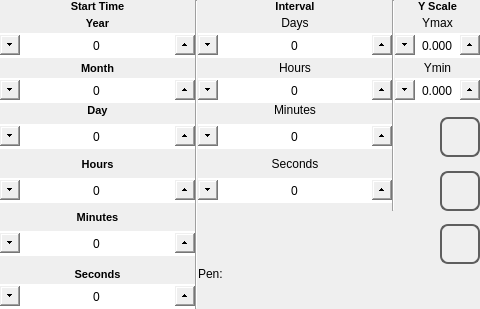
<?xml version="1.0" encoding="UTF-8"?>
<ui version="4.0">
 <class>trend_range</class>
 <widget class="QWidget" name="trend_range">
  <property name="geometry">
   <rect>
    <x>0</x>
    <y>0</y>
    <width>480</width><height>272</height>
   </rect>
  </property>
  <property name="minimumSize">
   <size>
    <width>0</width>
    <height>0</height>
   </size>
  </property>
  <property name="maximumSize">
   <size>
    <width>16777215</width>
    <height>16777215</height>
   </size>
  </property>
  <property name="windowTitle">
   <string>trend_range</string>
  </property>
  <property name="styleSheet">
   <string notr="true"> QLabel#labelPen {
	font: 1000 12pt &quot;Ubuntu&quot;;
 }

 QLabel {
	font: 1000  8pt &quot;Ubuntu&quot;;
 }

 QSpinBox {
	font: 1000 14pt &quot;Ubuntu&quot;;
 }

 QSpinBox::up-button {
     subcontrol-origin: border;
     subcontrol-position: right center;
     height: 20px;
     width: 20px;
 }

 QSpinBox::up-arrow {
	image: url(:/systemicons/img/Forward.png);
     width: 10px;
     height: 10px;
 }

 QSpinBox::down-button {
     subcontrol-origin: border;
     subcontrol-position: left center;
     height: 20px;
     width: 20px;
}

 QSpinBox::down-arrow {
 	image: url(:/systemicons/img/Back.png);
     width: 10px;
     height:10px;
 }

 QDoubleSpinBox {
	font: 1000 12pt &quot;Ubuntu&quot;;
 }

 QDoubleSpinBox::up-button {
     subcontrol-origin: border;
     subcontrol-position: right center;
     height: 20px;
     width: 20px;
 }

 QDoubleSpinBox::up-arrow {
	image: url(:/systemicons/img/Forward.png);
     width: 10px;
     height: 10px;
 }

 QDoubleSpinBox::down-button {
     subcontrol-origin: border;
     subcontrol-position: left center;
     height: 20px;
     width: 20px;
}

 QDoubleSpinBox::down-arrow {
 	image: url(:/systemicons/img/Back.png);
     width: 10px;
     height: 10px;
 }
</string>
  </property>
  <layout class="QHBoxLayout" name="horizontalLayout">
   <property name="spacing">
    <number>0</number>
   </property>
   <property name="margin">
    <number>0</number>
   </property>
   <item>
    <layout class="QGridLayout" name="gridLayout">
     <property name="spacing">
      <number>0</number>
     </property>
     <item row="1" column="4">
      <widget class="QLabel" name="labelYmax">
       <property name="minimumSize">
        <size>
         <width>0</width>
         <height>20</height>
        </size>
       </property>
       <property name="maximumSize">
        <size>
         <width>16777215</width>
         <height>20</height>
        </size>
       </property>
       <property name="focusPolicy">
        <enum>Qt::NoFocus</enum>
       </property>
       <property name="text">
        <string>Ymax</string>
       </property>
       <property name="alignment">
        <set>Qt::AlignCenter</set>
       </property>
      </widget>
     </item>
     <item row="3" column="4">
      <widget class="QLabel" name="labelYmin">
       <property name="minimumSize">
        <size>
         <width>0</width>
         <height>20</height>
        </size>
       </property>
       <property name="maximumSize">
        <size>
         <width>16777215</width>
         <height>20</height>
        </size>
       </property>
       <property name="focusPolicy">
        <enum>Qt::NoFocus</enum>
       </property>
       <property name="text">
        <string>Ymin</string>
       </property>
       <property name="alignment">
        <set>Qt::AlignCenter</set>
       </property>
      </widget>
     </item>
     <item row="4" column="4">
      <widget class="QDoubleSpinBox" name="doubleSpinBoxYmin">
       <property name="minimumSize">
        <size>
         <width>0</width>
         <height>25</height>
        </size>
       </property>
       <property name="maximumSize">
        <size>
         <width>16777215</width>
         <height>25</height>
        </size>
       </property>
       <property name="focusPolicy">
        <enum>Qt::NoFocus</enum>
       </property>
       <property name="alignment">
        <set>Qt::AlignCenter</set>
       </property>
       <property name="decimals">
        <number>3</number>
       </property>
       <property name="minimum">
        <double>-9999.989999999999782</double>
       </property>
       <property name="maximum">
        <double>9999.989999999999782</double>
       </property>
       <property name="singleStep">
        <double>0.100000000000000</double>
       </property>
      </widget>
     </item>
     <item row="0" column="4">
      <widget class="QLabel" name="label">
       <property name="font">
        <font>
         <family>Ubuntu</family>
         <pointsize>8</pointsize>
         <weight>99</weight>
         <italic>false</italic>
         <bold>true</bold>
        </font>
       </property>
       <property name="text">
        <string>Y Scale</string>
       </property>
       <property name="alignment">
        <set>Qt::AlignCenter</set>
       </property>
      </widget>
     </item>
     <item row="9" column="2">
      <widget class="QSpinBox" name="spinBoxSeconds">
       <property name="sizePolicy">
        <sizepolicy hsizetype="Expanding" vsizetype="Fixed">
         <horstretch>0</horstretch>
         <verstretch>0</verstretch>
        </sizepolicy>
       </property>
       <property name="minimumSize">
        <size>
         <width>0</width>
         <height>25</height>
        </size>
       </property>
       <property name="maximumSize">
        <size>
         <width>16777215</width>
         <height>25</height>
        </size>
       </property>
       <property name="focusPolicy">
        <enum>Qt::NoFocus</enum>
       </property>
       <property name="wrapping">
        <bool>true</bool>
       </property>
       <property name="alignment">
        <set>Qt::AlignCenter</set>
       </property>
       <property name="maximum">
        <number>59</number>
       </property>
      </widget>
     </item>
     <item row="8" column="2">
      <widget class="QLabel" name="labelSeconds">
       <property name="sizePolicy">
        <sizepolicy hsizetype="Expanding" vsizetype="Preferred">
         <horstretch>0</horstretch>
         <verstretch>0</verstretch>
        </sizepolicy>
       </property>
       <property name="focusPolicy">
        <enum>Qt::NoFocus</enum>
       </property>
       <property name="text">
        <string>Seconds</string>
       </property>
       <property name="alignment">
        <set>Qt::AlignCenter</set>
       </property>
      </widget>
     </item>
     <item row="6" column="2">
      <widget class="QSpinBox" name="spinBoxMinutes">
       <property name="sizePolicy">
        <sizepolicy hsizetype="Expanding" vsizetype="Fixed">
         <horstretch>0</horstretch>
         <verstretch>0</verstretch>
        </sizepolicy>
       </property>
       <property name="minimumSize">
        <size>
         <width>0</width>
         <height>25</height>
        </size>
       </property>
       <property name="maximumSize">
        <size>
         <width>16777215</width>
         <height>25</height>
        </size>
       </property>
       <property name="focusPolicy">
        <enum>Qt::NoFocus</enum>
       </property>
       <property name="wrapping">
        <bool>true</bool>
       </property>
       <property name="alignment">
        <set>Qt::AlignCenter</set>
       </property>
       <property name="maximum">
        <number>59</number>
       </property>
      </widget>
     </item>
     <item row="5" column="2">
      <widget class="QLabel" name="labelMinutes">
       <property name="sizePolicy">
        <sizepolicy hsizetype="Expanding" vsizetype="Preferred">
         <horstretch>0</horstretch>
         <verstretch>0</verstretch>
        </sizepolicy>
       </property>
       <property name="focusPolicy">
        <enum>Qt::NoFocus</enum>
       </property>
       <property name="text">
        <string>Minutes</string>
       </property>
       <property name="alignment">
        <set>Qt::AlignCenter</set>
       </property>
      </widget>
     </item>
     <item row="4" column="2">
      <widget class="QSpinBox" name="spinBoxHours">
       <property name="sizePolicy">
        <sizepolicy hsizetype="Expanding" vsizetype="Fixed">
         <horstretch>0</horstretch>
         <verstretch>0</verstretch>
        </sizepolicy>
       </property>
       <property name="minimumSize">
        <size>
         <width>0</width>
         <height>25</height>
        </size>
       </property>
       <property name="maximumSize">
        <size>
         <width>16777215</width>
         <height>25</height>
        </size>
       </property>
       <property name="focusPolicy">
        <enum>Qt::NoFocus</enum>
       </property>
       <property name="wrapping">
        <bool>true</bool>
       </property>
       <property name="alignment">
        <set>Qt::AlignCenter</set>
       </property>
       <property name="maximum">
        <number>23</number>
       </property>
      </widget>
     </item>
     <item row="3" column="2">
      <widget class="QLabel" name="labelHours">
       <property name="sizePolicy">
        <sizepolicy hsizetype="Expanding" vsizetype="Preferred">
         <horstretch>0</horstretch>
         <verstretch>0</verstretch>
        </sizepolicy>
       </property>
       <property name="focusPolicy">
        <enum>Qt::NoFocus</enum>
       </property>
       <property name="text">
        <string>Hours</string>
       </property>
       <property name="alignment">
        <set>Qt::AlignCenter</set>
       </property>
      </widget>
     </item>
     <item row="2" column="2">
      <widget class="QSpinBox" name="spinBoxDays">
       <property name="sizePolicy">
        <sizepolicy hsizetype="Expanding" vsizetype="Fixed">
         <horstretch>0</horstretch>
         <verstretch>0</verstretch>
        </sizepolicy>
       </property>
       <property name="minimumSize">
        <size>
         <width>0</width>
         <height>25</height>
        </size>
       </property>
       <property name="maximumSize">
        <size>
         <width>16777215</width>
         <height>25</height>
        </size>
       </property>
       <property name="focusPolicy">
        <enum>Qt::NoFocus</enum>
       </property>
       <property name="wrapping">
        <bool>true</bool>
       </property>
       <property name="alignment">
        <set>Qt::AlignCenter</set>
       </property>
       <property name="maximum">
        <number>30</number>
       </property>
      </widget>
     </item>
     <item row="1" column="2">
      <widget class="QLabel" name="labelDays">
       <property name="sizePolicy">
        <sizepolicy hsizetype="Expanding" vsizetype="Preferred">
         <horstretch>0</horstretch>
         <verstretch>0</verstretch>
        </sizepolicy>
       </property>
       <property name="focusPolicy">
        <enum>Qt::NoFocus</enum>
       </property>
       <property name="text">
        <string>Days</string>
       </property>
       <property name="alignment">
        <set>Qt::AlignCenter</set>
       </property>
      </widget>
     </item>
     <item row="0" column="2">
      <widget class="QLabel" name="label_2">
       <property name="sizePolicy">
        <sizepolicy hsizetype="Expanding" vsizetype="Preferred">
         <horstretch>0</horstretch>
         <verstretch>0</verstretch>
        </sizepolicy>
       </property>
       <property name="font">
        <font>
         <family>Ubuntu</family>
         <pointsize>8</pointsize>
         <weight>99</weight>
         <italic>false</italic>
         <bold>true</bold>
        </font>
       </property>
       <property name="text">
        <string>Interval</string>
       </property>
       <property name="alignment">
        <set>Qt::AlignCenter</set>
       </property>
      </widget>
     </item>
     <item row="11" column="0">
      <widget class="QSpinBox" name="spinBoxMinutesIn">
       <property name="sizePolicy">
        <sizepolicy hsizetype="Expanding" vsizetype="Fixed">
         <horstretch>0</horstretch>
         <verstretch>0</verstretch>
        </sizepolicy>
       </property>
       <property name="minimumSize">
        <size>
         <width>0</width>
         <height>25</height>
        </size>
       </property>
       <property name="maximumSize">
        <size>
         <width>16777215</width>
         <height>25</height>
        </size>
       </property>
       <property name="focusPolicy">
        <enum>Qt::NoFocus</enum>
       </property>
       <property name="wrapping">
        <bool>true</bool>
       </property>
       <property name="alignment">
        <set>Qt::AlignCenter</set>
       </property>
       <property name="maximum">
        <number>59</number>
       </property>
      </widget>
     </item>
     <item row="10" column="0">
      <widget class="QLabel" name="labelMinuteIn">
       <property name="sizePolicy">
        <sizepolicy hsizetype="Expanding" vsizetype="Minimum">
         <horstretch>0</horstretch>
         <verstretch>0</verstretch>
        </sizepolicy>
       </property>
       <property name="font">
        <font>
         <family>Ubuntu</family>
         <pointsize>8</pointsize>
         <weight>99</weight>
         <italic>false</italic>
         <bold>true</bold>
        </font>
       </property>
       <property name="focusPolicy">
        <enum>Qt::NoFocus</enum>
       </property>
       <property name="text">
        <string>Minutes</string>
       </property>
       <property name="alignment">
        <set>Qt::AlignCenter</set>
       </property>
      </widget>
     </item>
     <item row="9" column="0">
      <widget class="QSpinBox" name="spinBoxHoursIn">
       <property name="sizePolicy">
        <sizepolicy hsizetype="Expanding" vsizetype="Fixed">
         <horstretch>0</horstretch>
         <verstretch>0</verstretch>
        </sizepolicy>
       </property>
       <property name="minimumSize">
        <size>
         <width>0</width>
         <height>25</height>
        </size>
       </property>
       <property name="maximumSize">
        <size>
         <width>16777215</width>
         <height>25</height>
        </size>
       </property>
       <property name="focusPolicy">
        <enum>Qt::NoFocus</enum>
       </property>
       <property name="wrapping">
        <bool>true</bool>
       </property>
       <property name="alignment">
        <set>Qt::AlignCenter</set>
       </property>
       <property name="maximum">
        <number>23</number>
       </property>
      </widget>
     </item>
     <item row="8" column="0">
      <widget class="QLabel" name="labelHourIn">
       <property name="sizePolicy">
        <sizepolicy hsizetype="Expanding" vsizetype="Preferred">
         <horstretch>0</horstretch>
         <verstretch>0</verstretch>
        </sizepolicy>
       </property>
       <property name="font">
        <font>
         <family>Ubuntu</family>
         <pointsize>8</pointsize>
         <weight>99</weight>
         <italic>false</italic>
         <bold>true</bold>
        </font>
       </property>
       <property name="focusPolicy">
        <enum>Qt::NoFocus</enum>
       </property>
       <property name="text">
        <string>Hours</string>
       </property>
       <property name="alignment">
        <set>Qt::AlignCenter</set>
       </property>
      </widget>
     </item>
     <item row="6" column="0">
      <widget class="QSpinBox" name="spinBoxDayIn">
       <property name="sizePolicy">
        <sizepolicy hsizetype="Expanding" vsizetype="Minimum">
         <horstretch>0</horstretch>
         <verstretch>0</verstretch>
        </sizepolicy>
       </property>
       <property name="minimumSize">
        <size>
         <width>0</width>
         <height>25</height>
        </size>
       </property>
       <property name="maximumSize">
        <size>
         <width>16777215</width>
         <height>25</height>
        </size>
       </property>
       <property name="focusPolicy">
        <enum>Qt::NoFocus</enum>
       </property>
       <property name="wrapping">
        <bool>true</bool>
       </property>
       <property name="alignment">
        <set>Qt::AlignCenter</set>
       </property>
       <property name="maximum">
        <number>31</number>
       </property>
      </widget>
     </item>
     <item row="5" column="0">
      <widget class="QLabel" name="labelDayIn">
       <property name="sizePolicy">
        <sizepolicy hsizetype="Expanding" vsizetype="Minimum">
         <horstretch>0</horstretch>
         <verstretch>0</verstretch>
        </sizepolicy>
       </property>
       <property name="font">
        <font>
         <family>Ubuntu</family>
         <pointsize>8</pointsize>
         <weight>99</weight>
         <italic>false</italic>
         <bold>true</bold>
        </font>
       </property>
       <property name="focusPolicy">
        <enum>Qt::NoFocus</enum>
       </property>
       <property name="text">
        <string>Day</string>
       </property>
       <property name="alignment">
        <set>Qt::AlignCenter</set>
       </property>
      </widget>
     </item>
     <item row="4" column="0">
      <widget class="QSpinBox" name="spinBoxMonthIn">
       <property name="minimumSize">
        <size>
         <width>0</width>
         <height>25</height>
        </size>
       </property>
       <property name="maximumSize">
        <size>
         <width>16777215</width>
         <height>25</height>
        </size>
       </property>
       <property name="focusPolicy">
        <enum>Qt::NoFocus</enum>
       </property>
       <property name="wrapping">
        <bool>true</bool>
       </property>
       <property name="alignment">
        <set>Qt::AlignCenter</set>
       </property>
       <property name="maximum">
        <number>12</number>
       </property>
      </widget>
     </item>
     <item row="3" column="0">
      <widget class="QLabel" name="labelMonthIn">
       <property name="sizePolicy">
        <sizepolicy hsizetype="Expanding" vsizetype="Minimum">
         <horstretch>0</horstretch>
         <verstretch>0</verstretch>
        </sizepolicy>
       </property>
       <property name="font">
        <font>
         <family>Ubuntu</family>
         <pointsize>8</pointsize>
         <weight>99</weight>
         <italic>false</italic>
         <bold>true</bold>
        </font>
       </property>
       <property name="focusPolicy">
        <enum>Qt::NoFocus</enum>
       </property>
       <property name="text">
        <string>Month</string>
       </property>
       <property name="alignment">
        <set>Qt::AlignCenter</set>
       </property>
      </widget>
     </item>
     <item row="2" column="0">
      <widget class="QSpinBox" name="spinBoxYearIn">
       <property name="sizePolicy">
        <sizepolicy hsizetype="Expanding" vsizetype="Fixed">
         <horstretch>0</horstretch>
         <verstretch>0</verstretch>
        </sizepolicy>
       </property>
       <property name="minimumSize">
        <size>
         <width>0</width>
         <height>25</height>
        </size>
       </property>
       <property name="maximumSize">
        <size>
         <width>16777215</width>
         <height>25</height>
        </size>
       </property>
       <property name="focusPolicy">
        <enum>Qt::NoFocus</enum>
       </property>
       <property name="wrapping">
        <bool>true</bool>
       </property>
       <property name="alignment">
        <set>Qt::AlignCenter</set>
       </property>
       <property name="maximum">
        <number>3000</number>
       </property>
       <property name="value">
        <number>0</number>
       </property>
      </widget>
     </item>
     <item row="1" column="0">
      <widget class="QLabel" name="labelYearIn">
       <property name="sizePolicy">
        <sizepolicy hsizetype="Expanding" vsizetype="Minimum">
         <horstretch>0</horstretch>
         <verstretch>0</verstretch>
        </sizepolicy>
       </property>
       <property name="font">
        <font>
         <family>Ubuntu</family>
         <pointsize>8</pointsize>
         <weight>99</weight>
         <italic>false</italic>
         <bold>true</bold>
        </font>
       </property>
       <property name="focusPolicy">
        <enum>Qt::NoFocus</enum>
       </property>
       <property name="text">
        <string>Year</string>
       </property>
       <property name="alignment">
        <set>Qt::AlignCenter</set>
       </property>
      </widget>
     </item>
     <item row="0" column="0">
      <widget class="QLabel" name="label_3">
       <property name="sizePolicy">
        <sizepolicy hsizetype="Expanding" vsizetype="Preferred">
         <horstretch>0</horstretch>
         <verstretch>0</verstretch>
        </sizepolicy>
       </property>
       <property name="font">
        <font>
         <family>Ubuntu</family>
         <pointsize>8</pointsize>
         <weight>99</weight>
         <italic>false</italic>
         <bold>true</bold>
        </font>
       </property>
       <property name="text">
        <string>Start Time</string>
       </property>
       <property name="alignment">
        <set>Qt::AlignCenter</set>
       </property>
      </widget>
     </item>
     <item row="14" column="0">
      <widget class="QLabel" name="labelSecondIn">
       <property name="sizePolicy">
        <sizepolicy hsizetype="Expanding" vsizetype="Minimum">
         <horstretch>0</horstretch>
         <verstretch>0</verstretch>
        </sizepolicy>
       </property>
       <property name="font">
        <font>
         <family>Ubuntu</family>
         <pointsize>8</pointsize>
         <weight>99</weight>
         <italic>false</italic>
         <bold>true</bold>
        </font>
       </property>
       <property name="focusPolicy">
        <enum>Qt::NoFocus</enum>
       </property>
       <property name="text">
        <string>Seconds</string>
       </property>
       <property name="alignment">
        <set>Qt::AlignCenter</set>
       </property>
      </widget>
     </item>
     <item row="15" column="0">
      <widget class="QSpinBox" name="spinBoxSecondsIn">
       <property name="sizePolicy">
        <sizepolicy hsizetype="Expanding" vsizetype="Fixed">
         <horstretch>0</horstretch>
         <verstretch>0</verstretch>
        </sizepolicy>
       </property>
       <property name="minimumSize">
        <size>
         <width>0</width>
         <height>25</height>
        </size>
       </property>
       <property name="maximumSize">
        <size>
         <width>16777215</width>
         <height>25</height>
        </size>
       </property>
       <property name="focusPolicy">
        <enum>Qt::NoFocus</enum>
       </property>
       <property name="wrapping">
        <bool>true</bool>
       </property>
       <property name="alignment">
        <set>Qt::AlignCenter</set>
       </property>
       <property name="maximum">
        <number>59</number>
       </property>
      </widget>
     </item>
     <item row="0" column="1" rowspan="16">
      <widget class="Line" name="line">
       <property name="orientation">
        <enum>Qt::Vertical</enum>
       </property>
      </widget>
     </item>
     <item row="15" column="4">
      <layout class="QHBoxLayout" name="horizontalLayout_2"/>
     </item>
     <item row="0" column="3" rowspan="10">
      <widget class="Line" name="line_2">
       <property name="orientation">
        <enum>Qt::Vertical</enum>
       </property>
      </widget>
     </item>
     <item row="2" column="4">
      <widget class="QDoubleSpinBox" name="doubleSpinBoxYmax">
       <property name="minimumSize">
        <size>
         <width>0</width>
         <height>25</height>
        </size>
       </property>
       <property name="maximumSize">
        <size>
         <width>16777215</width>
         <height>25</height>
        </size>
       </property>
       <property name="focusPolicy">
        <enum>Qt::NoFocus</enum>
       </property>
       <property name="alignment">
        <set>Qt::AlignCenter</set>
       </property>
       <property name="decimals">
        <number>3</number>
       </property>
       <property name="minimum">
        <double>-9999.989999999999782</double>
       </property>
       <property name="maximum">
        <double>9999.989999999999782</double>
       </property>
       <property name="singleStep">
        <double>0.100000000000000</double>
       </property>
      </widget>
     </item>
     <item row="6" column="4">
      <widget class="QPushButton" name="pushButtonHome">
       <property name="minimumSize">
        <size>
         <width>40</width>
         <height>40</height>
        </size>
       </property>
       <property name="maximumSize">
        <size>
         <width>40</width>
         <height>40</height>
        </size>
       </property>
       <property name="focusPolicy">
        <enum>Qt::NoFocus</enum>
       </property>
       <property name="layoutDirection">
        <enum>Qt::RightToLeft</enum>
       </property>
       <property name="styleSheet">
        <string notr="true">QPushButton
{
border: 2px solid  rgb(94, 94, 94);
border-radius: 8px;
qproperty-icon: url(:/systemicons/img/Home.png);
qproperty-iconSize: 24px 24px;
qproperty-focusPolicy: NoFocus;
}
QPushButton:pressed
{
border: 2px solid  rgb(194, 194, 194);
background-color:  rgb(255, 255, 127);
}
QPushButton:disabled
{
border: 2px solid  rgb(194, 194, 194);
}
</string>
       </property>
       <property name="text">
        <string/>
       </property>
      </widget>
     </item>
     <item row="11" column="4">
      <widget class="QPushButton" name="pushButtonOk">
       <property name="minimumSize">
        <size>
         <width>40</width>
         <height>40</height>
        </size>
       </property>
       <property name="maximumSize">
        <size>
         <width>40</width>
         <height>40</height>
        </size>
       </property>
       <property name="focusPolicy">
        <enum>Qt::NoFocus</enum>
       </property>
       <property name="layoutDirection">
        <enum>Qt::RightToLeft</enum>
       </property>
       <property name="styleSheet">
        <string notr="true">QPushButton
{
border: 2px solid  rgb(94, 94, 94);
border-radius: 8px;
qproperty-icon: url(:/systemicons/img/OK.png);
qproperty-iconSize: 24px 24px;
qproperty-focusPolicy: NoFocus;
}
QPushButton:pressed
{
border: 2px solid  rgb(194, 194, 194);
background-color:  rgb(255, 255, 127);
}
QPushButton:disabled
{
border: 2px solid  rgb(194, 194, 194);
}
</string>
       </property>
       <property name="text">
        <string/>
       </property>
      </widget>
     </item>
     <item row="9" column="4">
      <widget class="QPushButton" name="pushButtonBack">
       <property name="sizePolicy">
        <sizepolicy hsizetype="Minimum" vsizetype="Fixed">
         <horstretch>60</horstretch>
         <verstretch>60</verstretch>
        </sizepolicy>
       </property>
       <property name="minimumSize">
        <size>
         <width>40</width>
         <height>40</height>
        </size>
       </property>
       <property name="maximumSize">
        <size>
         <width>40</width>
         <height>40</height>
        </size>
       </property>
       <property name="focusPolicy">
        <enum>Qt::NoFocus</enum>
       </property>
       <property name="layoutDirection">
        <enum>Qt::RightToLeft</enum>
       </property>
       <property name="styleSheet">
        <string notr="true">QPushButton
{
border: 2px solid  rgb(94, 94, 94);
border-radius: 8px;
qproperty-icon: url(:/systemicons/img/Go_back.png);
qproperty-iconSize: 24px 24px;
qproperty-focusPolicy: NoFocus;
}
QPushButton:pressed
{
border: 2px solid  rgb(194, 194, 194);
background-color:  rgb(255, 255, 127);
}
QPushButton:disabled
{
border: 2px solid  rgb(194, 194, 194);
}
</string>
       </property>
       <property name="text">
        <string/>
       </property>
      </widget>
     </item>
     <item row="14" column="2" colspan="3">
      <widget class="QLabel" name="labelPen">
       <property name="sizePolicy">
        <sizepolicy hsizetype="Preferred" vsizetype="Minimum">
         <horstretch>0</horstretch>
         <verstretch>0</verstretch>
        </sizepolicy>
       </property>
       <property name="minimumSize">
        <size>
         <width>0</width>
         <height>20</height>
        </size>
       </property>
       <property name="maximumSize">
        <size>
         <width>16777215</width>
         <height>20</height>
        </size>
       </property>
       <property name="focusPolicy">
        <enum>Qt::NoFocus</enum>
       </property>
       <property name="text">
        <string>Pen:</string>
       </property>
      </widget>
     </item>
    </layout>
   </item>
  </layout>
  <zorder>labelHourIn</zorder>
 </widget>
 <resources/>
 <connections/>
</ui>
